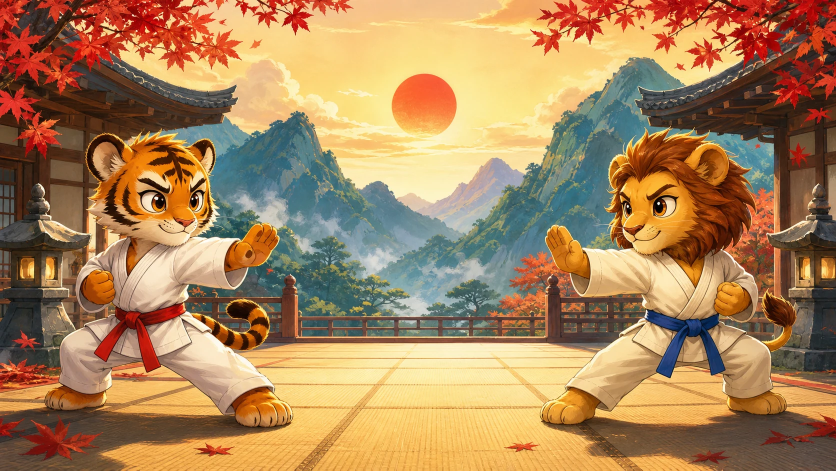
#> input picture games/kemono-karate/assets/title-landscape-v2.webp, 1672 x 941 px (shown at 1/2 size)
$ python create-new-game-assets.py
#> lines starting #> are read from the running program, lines starting #| are printed output that depends on the picture
from pathlib import Path

from PIL import Image, ImageFilter, ImageOps


ROOT = Path(__file__).resolve().parents[1]
HOME = ROOT / "assets" / "home"
OG = ROOT / "assets" / "og"


def cover(path: Path, size: tuple[int, int]) -> Image.Image:
#> called with size = (960, 600)
    image = Image.open(path).convert("RGBA")
    source_ratio = image.width / image.height
#> source_ratio = 1.78
    target_ratio = size[0] / size[1]
    if source_ratio > target_ratio:
        width = round(image.height * target_ratio)
#> width = 1506
        left = (image.width - width) // 2
#> left = 83
        image = image.crop((left, 0, left + width, image.height))
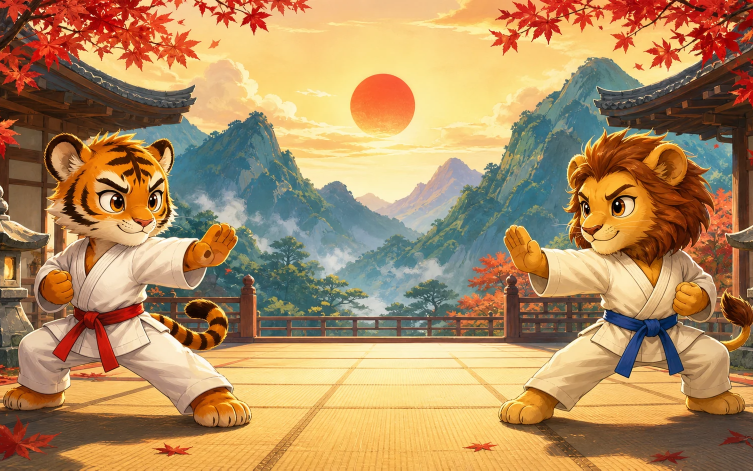
#> image: PIL image 1506x941 RGBA (shown at 1/2 size); mean R, G, B, A 175.4, 139.7, 96, 255
    else:
        height = round(image.width / target_ratio)
        top = (image.height - height) // 2
        image = image.crop((0, top, image.width, top + height))
    return image.resize(size, Image.Resampling.LANCZOS)
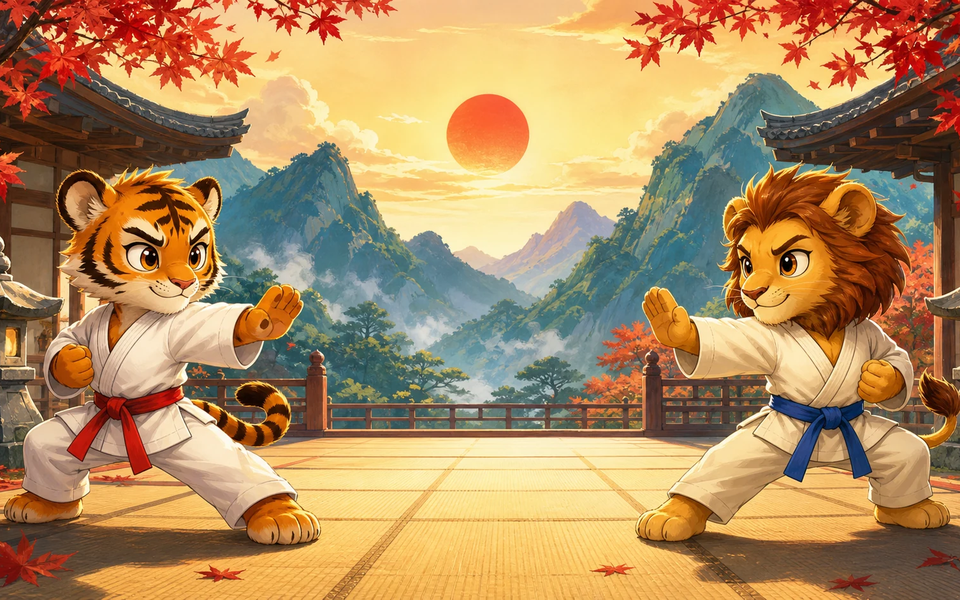
#> returned value: PIL image 960x600 RGBA; mean R, G, B, A 175.3, 139.7, 96, 255


def add_logo(canvas: Image.Image, path: Path, width_fraction: float, x_fraction: float, y_fraction: float) -> None:
#> (the run stopped early here; a loop or call above may not have finished)
